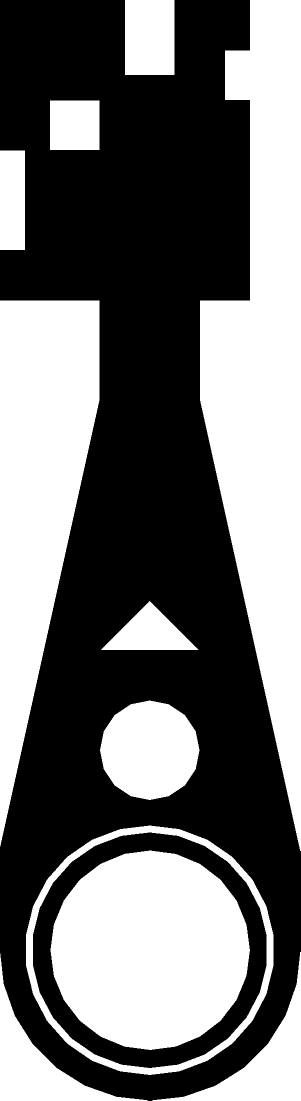
#> input picture misc/Segmentation and reconstruction of big input pictures/spoon.png, 601 x 2201 px (shown at 1/2 size)
$ python SegmentAndConstruct.py
#> lines starting #> are read from the running program, lines starting #| are printed output that depends on the picture; after the words box and inside, x2 and y2 are one past the last pixel; in counts of white or black regions, pixels touching at a corner belong together
import numpy as np
from PIL import Image
from os import listdir
from os.path import isfile, join
import os


# [39 lines left out: function Construct, not called in this run]


def Segment(file, dim_step, overlap, NN_dim, dim):
#> called with file = 'spoon.png', dim_step = 2, overlap = 0.33, NN_dim = 64, dim = 64
    picture = np.asarray(Image.open(file))
#> picture is the input picture: shape (2201, 601, 3); values 0 (black) and 201 (white), 44.1% white; 11 white regions, largest, box (x1, y1, x2, y2) and area: (400, 0, 601, 1702) 196552, (0, 601, 199, 1693) 128703, (101, 1701, 500, 2100) 123435

    max_x_dim = len(picture)
#> max_x_dim = 2201
    max_y_dim = len(picture[0])
#> max_y_dim = 601

    if max_x_dim > max_y_dim:
        picture = np.transpose(picture, (1, 0, 2))
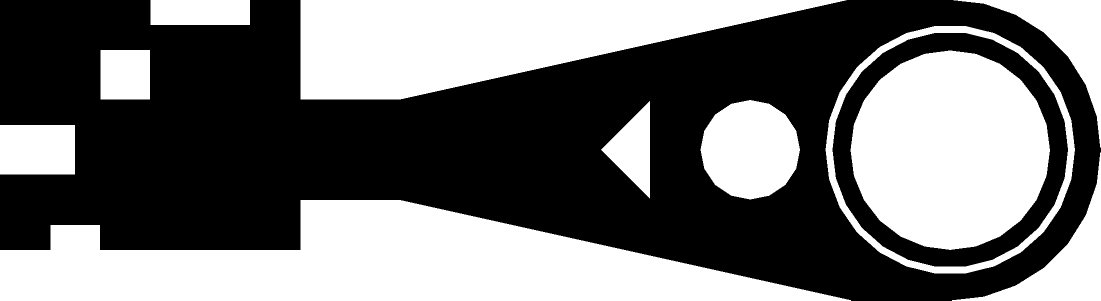
#> picture: shape (601, 2201, 3) (shown at 1/2 size); values 0 (black) and 201 (white), 44.1% white; 11 white regions, largest, box (x1, y1, x2, y2) and area: (0, 400, 1702, 601) 196552, (601, 0, 1693, 199) 128703, (1701, 101, 2100, 500) 123435

    max_x_dim = len(picture)
#> max_x_dim = 601
    max_y_dim = len(picture[0])
#> max_y_dim = 2201
    xpos = 0
    ypos = 0
    now_Special = False
    stopper = 0

    while dim <= max_x_dim and dim <= max_y_dim:

        newpath = "pictures_NON_resized/" + str(dim)
        if not os.path.exists(newpath):
            os.makedirs(newpath)

        while (ypos <= max_y_dim - dim):
            xpos = 0
            while (xpos <= max_x_dim - dim):
                segment = picture[xpos:xpos + dim, ypos:ypos + dim]
                img = Image.fromarray(segment, 'RGB')
                img.save(newpath + "/" + str(xpos) + "_" + str(ypos) + "_" + str(dim) + '.png')
                xpos += int(dim * (1-overlap))
            # hanging picture at the end
            segment = picture[max_x_dim - dim:max_x_dim, ypos:ypos + dim]
            img = Image.fromarray(segment, 'RGB')
            xpos = max_x_dim - dim
            img.save(newpath + "/" + str(xpos) + "_" + str(ypos) + "_" + str(dim) + '.png')
            ypos += int(dim * (1-overlap))

        # loop for hanging pictures at the side

        xpos = 0
        while (xpos <= max_x_dim - dim):
            segment = picture[xpos:xpos + dim, max_y_dim - dim:max_y_dim]
            ypos = max_y_dim - dim
            img = Image.fromarray(segment, 'RGB')
            img.save(newpath + "/" + str(xpos) + "_" + str(ypos) + "_" + str(dim) + '.png')
            xpos += int(dim * (1-overlap))

        # hanging picture at the end on the side
        segment = picture[max_x_dim - dim:max_x_dim, max_y_dim - dim:max_y_dim]
        img = Image.fromarray(segment, 'RGB')
        xpos = max_x_dim - dim
        ypos = max_y_dim - dim
        img.save(newpath + "/" + str(xpos) + "_" + str(ypos) + "_" + str(dim) + '.png')
        xpos += int(dim * (1-overlap))

        if now_Special is True:
            if int(stopper) == 1 or (dim == max_y_dim and dim == max_x_dim) :
                break
                break
            leftover = max(max_y_dim, max_x_dim) - min(max_y_dim, max_x_dim)
            to_append = np.asarray([[[255, 255, 255] for x in range(max_y_dim)] for y in range(leftover)])
            picture = np.append(picture, to_append, axis=0)
            picture = picture.astype(np.uint8)
            max_y_dim = len(picture)
            max_x_dim = len(picture)
            now_Special = False

        dim = int(dim_step * dim)

        if dim > max_x_dim or dim > max_y_dim:
            dim = min(max_y_dim, max_x_dim)
            now_Special = True
            stopper += 0.5

        xpos = 0
        ypos = 0
#> this loop made 7 passes
#> (newpath, leftover, max_y_dim, max_x_dim, now_Special) on pass 5: ('pictures_NON_resized/601', 1600, 2201, 2201, False)
#> (newpath, now_Special, stopper) on passes 4, 6: ('pictures_NON_resized/512', True, 0.5), ('pictures_NON_resized/1202', True, 1)
#> pass 1, in Segment, `img.save(newpath + "/" + str(xpos) + "_" + str(ypos) + "_" + str(dim) ..`:
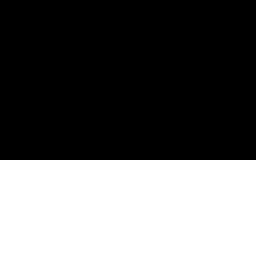
#> saved as 210_0_64.png: PIL image 64x64 RGB (shown 4 times larger); values 0 (black) and 201 (white), 37.5% white; 1 white region, box (x1, y1, x2, y2) and area: (0, 40, 64, 64) 1536
#> pass 1, in Segment, `img.save(newpath + "/" + str(xpos) + "_" + str(ypos) + "_" + str(dim) ..`:
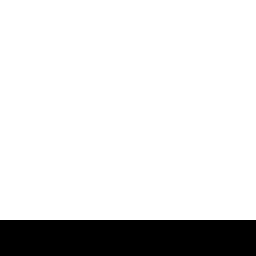
#> saved as 294_0_64.png: PIL image 64x64 RGB (shown 4 times larger); values 0 (black) and 201 (white), 85.9% white; 1 black region, box (x1, y1, x2, y2) and area: (0, 55, 64, 64) 576
#> after the loop:
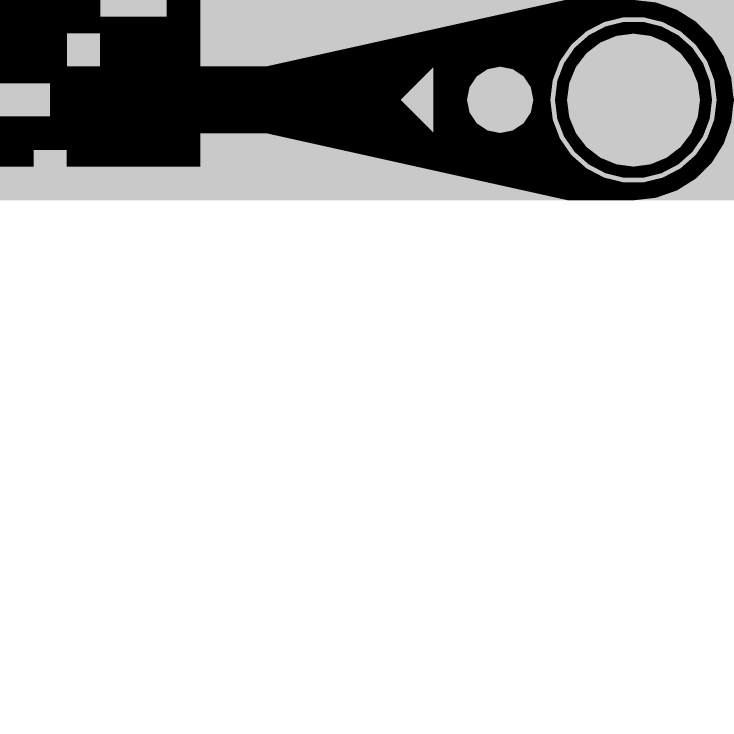
#> img: PIL image 2201x2201 RGB (shown at 1/3 size); min 0, max 255, mean 209.6
#> after the loop: to_append: shape (1600, 2201, 3) int64; every value is 255
#> after the loop, dim = 2201; leftover = 1600; max_x_dim = 2201; max_y_dim = 2201; now_Special = True; stopper = 1

    # this is the special part

    # do_special_images(file, max_y_dim, max_x_dim)

    # this is the RESIZING
    place = [x[0] for x in os.walk("pictures_NON_resized/")]
#> place = ['pictures_NON_resized/', 'pictures_NON_resized/256', 'pictures_NON_resized/1202', 'pictures_NON_resized/64', 'pictures_NON_resized/128', 'pictures_NON_resized/601', 'pictures_NON_resized/512', 'pictures_NON_resized/2201']
    for old_folder in place:
        new_folder = old_folder.replace("NON", "IS")
#> new_folder = 'pictures_IS_resized/'
        if not os.path.exists(new_folder):
            os.makedirs(new_folder)
        files = [f for f in listdir(old_folder) if isfile(join(old_folder, f))]

        for file in files:
            img = Image.open(old_folder + "/" + file)
            img = img.resize((NN_dim, NN_dim))
            if np.sum(np.asarray(img)) != 255*3*64*64:
                img.save(new_folder + "/" + file)


# [12 lines left out: function do_special_images, not called in this run]


if __name__ == "__main__":
    file = "spoon.png"
    dim_step = 2
    NN_dim = 64
    dim = 64
    overlap = 0.33
    Segment(file, dim_step, overlap, NN_dim, dim)
    # Construct()
